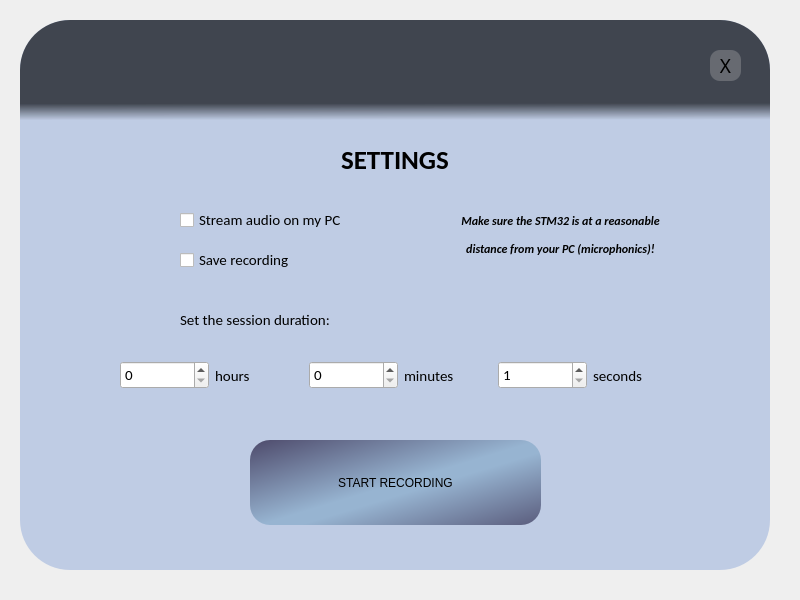
<?xml version="1.0" encoding="UTF-8"?>
<ui version="4.0">
 <class>Form</class>
 <widget class="QWidget" name="Form">
  <property name="geometry">
   <rect>
    <x>0</x>
    <y>0</y>
    <width>800</width>
    <height>600</height>
   </rect>
  </property>
  <property name="windowTitle">
   <string>Form</string>
  </property>
  <widget class="QWidget" name="widget" native="true">
   <property name="geometry">
    <rect>
     <x>20</x>
     <y>20</y>
     <width>750</width>
     <height>550</height>
    </rect>
   </property>
   <property name="styleSheet">
    <string notr="true">QPushButton {
	font: 14pt &quot;Arial Rounded MT Bold&quot;;
border-radius: 20px;
}

QPushButton#recordBtn {
background-color: qlineargradient(spread:reflect, x1:0, y1:0, x2:0.553, y2:0.533409, stop:0.00497512 rgba(78, 75, 108, 255), stop:0.935323 rgba(151, 180, 209, 255))
}

QPushButton#editBtn {
color: white;
background-color:qlineargradient(spread:reflect, x1:0, y1:0, x2:0.513, y2:0.499318, stop:0 rgba(160, 193, 221, 255), stop:0.955224 rgba(74, 99, 119, 255))
}

QPushButton#editBtn:hover, #recordBtn:hover, #exitBtn:hover {
background-color: qlineargradient(spread:pad, x1:0, y1:0, x2:0.731905, y2:0.755, stop:0 rgba(255, 221, 221, 255), stop:0.955224 rgba(238, 103, 100, 255))
}

QPushButton#exitBtn {
background-color: rgba(195, 195, 195, 0.3);
border-radius: 10px; 
}</string>
   </property>
   <widget class="QLabel" name="mainLabel">
    <property name="geometry">
     <rect>
      <x>0</x>
      <y>0</y>
      <width>750</width>
      <height>550</height>
     </rect>
    </property>
    <property name="styleSheet">
     <string notr="true">border-radius: 50px;
background-color: rgb(191, 204, 228);</string>
    </property>
    <property name="text">
     <string/>
    </property>
   </widget>
   <widget class="QLabel" name="micLabel">
    <property name="geometry">
     <rect>
      <x>30</x>
      <y>130</y>
      <width>80</width>
      <height>80</height>
     </rect>
    </property>
    <property name="text">
     <string/>
    </property>
    <property name="pixmap">
     <pixmap>imgs/microphone.png</pixmap>
    </property>
    <property name="scaledContents">
     <bool>true</bool>
    </property>
    <property name="alignment">
     <set>Qt::AlignCenter</set>
    </property>
   </widget>
   <widget class="QLabel" name="header">
    <property name="geometry">
     <rect>
      <x>0</x>
      <y>0</y>
      <width>750</width>
      <height>70</height>
     </rect>
    </property>
    <property name="font">
     <font>
      <family>Arial Rounded MT Bold</family>
      <pointsize>28</pointsize>
     </font>
    </property>
    <property name="styleSheet">
     <string notr="true">border-top-left-radius: 50px;
border-top-right-radius: 50px;
background-color: rgb(64, 69, 79);
</string>
    </property>
    <property name="text">
     <string/>
    </property>
    <property name="alignment">
     <set>Qt::AlignCenter</set>
    </property>
    <property name="margin">
     <number>10</number>
    </property>
   </widget>
   <widget class="QLabel" name="headerLabel">
    <property name="geometry">
     <rect>
      <x>200</x>
      <y>10</y>
      <width>352</width>
      <height>71</height>
     </rect>
    </property>
    <property name="text">
     <string/>
    </property>
    <property name="pixmap">
     <pixmap>imgs/Webp.net-resizeimage.png</pixmap>
    </property>
    <property name="scaledContents">
     <bool>true</bool>
    </property>
   </widget>
   <widget class="QLabel" name="headerFade">
    <property name="geometry">
     <rect>
      <x>0</x>
      <y>70</y>
      <width>750</width>
      <height>30</height>
     </rect>
    </property>
    <property name="font">
     <font>
      <family>Arial Rounded MT Bold</family>
      <pointsize>28</pointsize>
     </font>
    </property>
    <property name="styleSheet">
     <string notr="true">background-color: qlineargradient(spread:pad, x1:0.511975, y1:0.443, x2:0.522, y2:1, stop:0 rgba(64, 69, 79, 255), stop:1 rgba(64, 69, 79, 0))</string>
    </property>
    <property name="text">
     <string/>
    </property>
    <property name="alignment">
     <set>Qt::AlignCenter</set>
    </property>
    <property name="margin">
     <number>10</number>
    </property>
   </widget>
   <widget class="QPushButton" name="exitBtn">
    <property name="geometry">
     <rect>
      <x>690</x>
      <y>30</y>
      <width>31</width>
      <height>31</height>
     </rect>
    </property>
    <property name="font">
     <font>
      <family>Arial Rounded MT Bold</family>
      <pointsize>14</pointsize>
      <weight>50</weight>
      <italic>false</italic>
      <bold>false</bold>
     </font>
    </property>
    <property name="text">
     <string>X</string>
    </property>
   </widget>
   <widget class="QPushButton" name="recordBtn">
    <property name="geometry">
     <rect>
      <x>230</x>
      <y>420</y>
      <width>291</width>
      <height>85</height>
     </rect>
    </property>
    <property name="styleSheet">
     <string notr="true"/>
    </property>
    <property name="text">
     <string>START RECORDING</string>
    </property>
   </widget>
   <widget class="QCheckBox" name="streamCheck">
    <property name="geometry">
     <rect>
      <x>160</x>
      <y>180</y>
      <width>200</width>
      <height>40</height>
     </rect>
    </property>
    <property name="font">
     <font>
      <family>Calibri</family>
      <pointsize>11</pointsize>
     </font>
    </property>
    <property name="text">
     <string>Stream audio on my PC</string>
    </property>
   </widget>
   <widget class="QLabel" name="settingsLabel">
    <property name="geometry">
     <rect>
      <x>300</x>
      <y>120</y>
      <width>150</width>
      <height>40</height>
     </rect>
    </property>
    <property name="font">
     <font>
      <family>Calibri</family>
      <pointsize>20</pointsize>
      <weight>75</weight>
      <bold>true</bold>
     </font>
    </property>
    <property name="text">
     <string>SETTINGS</string>
    </property>
    <property name="alignment">
     <set>Qt::AlignCenter</set>
    </property>
   </widget>
   <widget class="QLabel" name="warningLabel">
    <property name="geometry">
     <rect>
      <x>390</x>
      <y>180</y>
      <width>301</width>
      <height>70</height>
     </rect>
    </property>
    <property name="font">
     <font>
      <family>Calibri</family>
      <pointsize>11</pointsize>
     </font>
    </property>
    <property name="text">
     <string>&lt;html&gt;&lt;head/&gt;&lt;body&gt;&lt;p&gt;&lt;span style=&quot; font-size:9pt; font-weight:600; font-style:italic;&quot;&gt;Make sure the STM32 is at a reasonable&lt;/span&gt;&lt;/p&gt;&lt;p&gt;&lt;span style=&quot; font-size:9pt; font-weight:600; font-style:italic;&quot;&gt;distance from your PC (microphonics)!&lt;/span&gt;&lt;/p&gt;&lt;/body&gt;&lt;/html&gt;</string>
    </property>
    <property name="alignment">
     <set>Qt::AlignCenter</set>
    </property>
   </widget>
   <widget class="QLabel" name="durationLabel">
    <property name="geometry">
     <rect>
      <x>160</x>
      <y>280</y>
      <width>200</width>
      <height>40</height>
     </rect>
    </property>
    <property name="font">
     <font>
      <family>Calibri</family>
      <pointsize>11</pointsize>
     </font>
    </property>
    <property name="text">
     <string>Set the session duration:</string>
    </property>
   </widget>
   <widget class="QCheckBox" name="saveCheck">
    <property name="geometry">
     <rect>
      <x>160</x>
      <y>220</y>
      <width>200</width>
      <height>40</height>
     </rect>
    </property>
    <property name="font">
     <font>
      <family>Calibri</family>
      <pointsize>11</pointsize>
     </font>
    </property>
    <property name="text">
     <string>Save recording</string>
    </property>
   </widget>
   <widget class="QWidget" name="gridLayoutWidget">
    <property name="geometry">
     <rect>
      <x>100</x>
      <y>320</y>
      <width>561</width>
      <height>71</height>
     </rect>
    </property>
    <layout class="QGridLayout" name="gridLayout">
     <item row="0" column="2">
      <layout class="QHBoxLayout" name="secondsLayout">
       <item>
        <widget class="QSpinBox" name="secondBox">
         <property name="font">
          <font>
           <family>Calibri</family>
           <pointsize>11</pointsize>
          </font>
         </property>
         <property name="minimum">
          <number>1</number>
         </property>
         <property name="maximum">
          <number>59</number>
         </property>
        </widget>
       </item>
       <item>
        <widget class="QLabel" name="secondLabel">
         <property name="font">
          <font>
           <family>Calibri</family>
           <pointsize>11</pointsize>
          </font>
         </property>
         <property name="text">
          <string>seconds</string>
         </property>
        </widget>
       </item>
      </layout>
     </item>
     <item row="0" column="0">
      <layout class="QHBoxLayout" name="hoursLayout">
       <item>
        <widget class="QSpinBox" name="hourBox">
         <property name="font">
          <font>
           <family>Calibri</family>
           <pointsize>11</pointsize>
          </font>
         </property>
         <property name="maximum">
          <number>23</number>
         </property>
        </widget>
       </item>
       <item>
        <widget class="QLabel" name="hourLabel">
         <property name="font">
          <font>
           <family>Calibri</family>
           <pointsize>11</pointsize>
          </font>
         </property>
         <property name="text">
          <string>hours</string>
         </property>
        </widget>
       </item>
      </layout>
     </item>
     <item row="0" column="1">
      <layout class="QHBoxLayout" name="minsLayout">
       <item>
        <widget class="QSpinBox" name="minBox">
         <property name="font">
          <font>
           <family>Calibri</family>
           <pointsize>11</pointsize>
          </font>
         </property>
         <property name="maximum">
          <number>59</number>
         </property>
        </widget>
       </item>
       <item>
        <widget class="QLabel" name="minLabel">
         <property name="font">
          <font>
           <family>Calibri</family>
           <pointsize>11</pointsize>
          </font>
         </property>
         <property name="text">
          <string>minutes</string>
         </property>
        </widget>
       </item>
      </layout>
     </item>
    </layout>
   </widget>
   <zorder>mainLabel</zorder>
   <zorder>micLabel</zorder>
   <zorder>header</zorder>
   <zorder>headerFade</zorder>
   <zorder>headerLabel</zorder>
   <zorder>exitBtn</zorder>
   <zorder>recordBtn</zorder>
   <zorder>streamCheck</zorder>
   <zorder>settingsLabel</zorder>
   <zorder>warningLabel</zorder>
   <zorder>durationLabel</zorder>
   <zorder>saveCheck</zorder>
   <zorder>gridLayoutWidget</zorder>
  </widget>
 </widget>
 <resources/>
 <connections/>
</ui>
